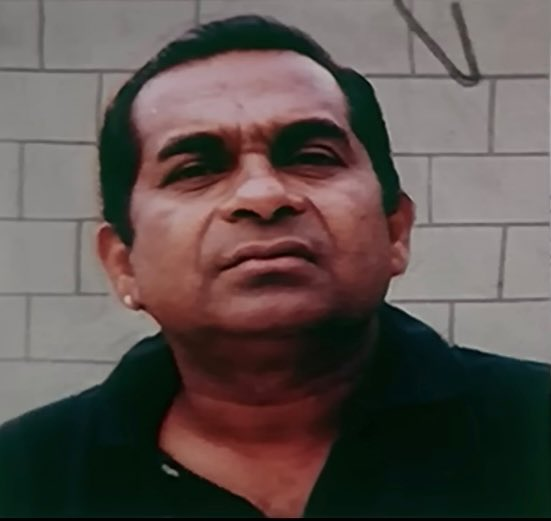
#> input picture Images/input.jpeg, 551 x 521 px, given in place of input.png, which was not available
$ python display_results.py
#> lines starting #> are read from the running program, lines starting #| are printed output that depends on the picture; pictures that were not available may be replaced by others from this repository, and a replacement may not be noted
import matplotlib.pyplot as plt
import cv2

original = cv2.imread("images/input.png",0)
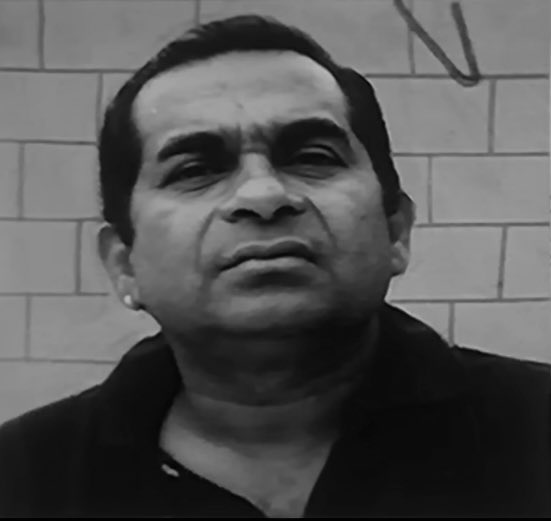
#> original: shape (521, 551); min 0, max 185, mean 84.4
encrypted = cv2.imread("encrypted.png",0)
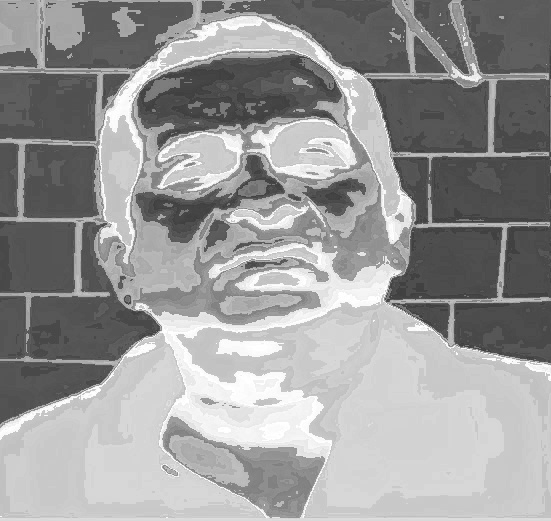
#> input picture encrypted.jpeg, 551 x 521 px, given in place of encrypted.png, which was not available
#> encrypted is the input picture: shape (521, 551); min 59, max 255, mean 152.9
decrypted = cv2.imread("decrypted.png",0)
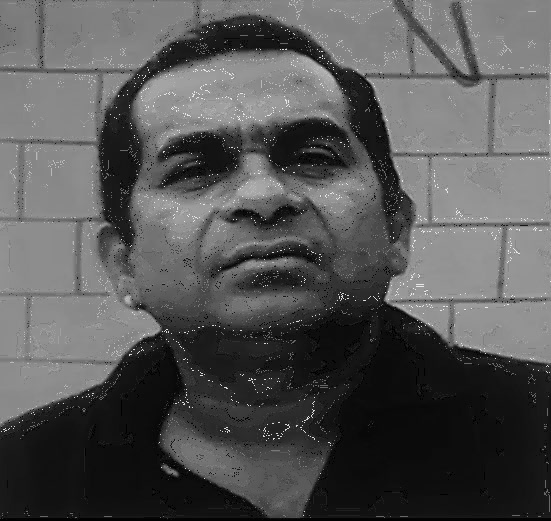
#> input picture decrypted.jpeg, 551 x 521 px, given in place of decrypted.png, which was not available
#> decrypted is the input picture: shape (521, 551); min 0, max 238, mean 85.3

plt.subplot(1,3,1)
plt.title("Original")
plt.imshow(original,cmap="gray")

plt.subplot(1,3,2)
plt.title("Encrypted")
plt.imshow(encrypted,cmap="gray")

plt.subplot(1,3,3)
plt.title("Decrypted")
plt.imshow(decrypted,cmap="gray")

plt.show()
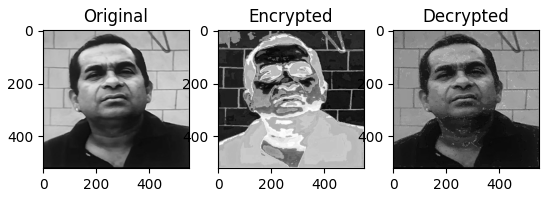
#> figure drawn by matplotlib, 3 panels
